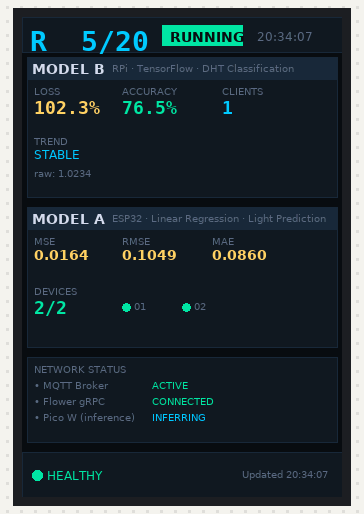
Bench run of a program on a simulated Raspberry Pi (BCM pin numbers). Parts: 320×480 colour display. The clock reads 2024-03-15 10:24:30 at power-on unless the program sets it; what the program prints to the terminal is not drawn.

Above: at 0.7 s.

The program:

lcd_code.py
```python
"""
fl_lcd_dashboard.py  —  runs on RPi #2 (FL server)
===================================================
Real-time federated learning metrics dashboard on a
320×480 ILI9486 SPI LCD display.

Shows comprehensive heterogeneous FL metrics:
  · Both model types (ESP32 linear + RPi TensorFlow)
  · Per-round convergence stats
  · Device connection status
  · Pico W inference status
  · Network bandwidth

Aesthetic: Industrial monitoring — dense information,
high contrast, monospaced numbers, status indicators.

Hardware:
  ILI9486 LCD (320×480) on SPI
  GPIO 24 (DC), GPIO 25 (RST)

Data source:
  Reads round_history.json written by strategy.py

Run:
  python fl_lcd_dashboard.py
"""

import json
import time
from pathlib import Path
from datetime import datetime

from luma.core.interface.serial import spi
from luma.core.render import canvas
from luma.lcd.device import ili9486
from PIL import ImageFont, ImageDraw

# ══════════════════════════════════════════════════════════════
#  CONFIG
# ══════════════════════════════════════════════════════════════

WIDTH  = 320
HEIGHT = 480

GPIO_DC  = 24
GPIO_RST = 25

ROUND_HISTORY_PATH = Path("round_history.json")
REFRESH_SECONDS    = 2

# Color palette — industrial monitoring aesthetic
COL_BG       = "#0a0e14"   # dark blue-black
COL_PANEL    = "#141a24"   # panel background
COL_BORDER   = "#1e2a3a"   # borders
COL_TEXT     = "#d0dae8"   # primary text
COL_MUTED    = "#5a6a80"   # labels
COL_ACCENT   = "#00e5a0"   # success/good
COL_WARN     = "#ffd166"   # warning
COL_ERROR    = "#ff6b6b"   # error
COL_BLUE     = "#00c8ff"   # info

# Fonts — use DejaVu for clean monospaced numbers
FONT_PATH = "/usr/share/fonts/truetype/dejavu"
try:
    font_tiny  = ImageFont.truetype(f"{FONT_PATH}/DejaVuSans.ttf", 10)
    font_small = ImageFont.truetype(f"{FONT_PATH}/DejaVuSans.ttf", 12)
    font_med   = ImageFont.truetype(f"{FONT_PATH}/DejaVuSans-Bold.ttf", 14)
    font_large = ImageFont.truetype(f"{FONT_PATH}/DejaVuSansMono-Bold.ttf", 18)
    font_huge  = ImageFont.truetype(f"{FONT_PATH}/DejaVuSansMono-Bold.ttf", 28)
except OSError:
    # Fallback to default if DejaVu not available
    font_tiny = font_small = font_med = font_large = font_huge = ImageFont.load_default()


# ══════════════════════════════════════════════════════════════
#  DATA LOADING
# ══════════════════════════════════════════════════════════════

def load_fl_state():
    """
    Read the latest FL state from round_history.json.
    Returns a dict with all dashboard metrics.
    """
    if not ROUND_HISTORY_PATH.exists():
        return {
            "status": "WAITING",
            "round": 0,
            "total_rounds": 1000,
            "rpi": {},
            "esp32": {},
            "timestamp": datetime.now().strftime("%H:%M:%S"),
        }

    try:
        with open(ROUND_HISTORY_PATH, "r") as f:
            history = json.load(f)

        if not history:
            return {"status": "NO DATA", "round": 0}

        latest = history[-1]   # most recent round

        # Calculate convergence trend (last 3 rounds)
        rpi_trend = "STABLE"
        if len(history) >= 3:
            recent_losses = [
                r.get("rpi", {}).get("avg_loss", 999)
                for r in history[-3:]
            ]
            if all(recent_losses[i] > recent_losses[i+1] for i in range(len(recent_losses)-1)):
                rpi_trend = "IMPROVING"
            elif all(recent_losses[i] < recent_losses[i+1] for i in range(len(recent_losses)-1)):
                rpi_trend = "DEGRADING"

        return {
            "status": "RUNNING",
            "round": latest.get("round", 0),
            "total_rounds": 20,  # from server config
            "timestamp": datetime.fromtimestamp(
                latest.get("timestamp", time.time())
            ).strftime("%H:%M:%S"),

            # Model B — RPi TensorFlow
            "rpi": {
                "clients": latest.get("rpi", {}).get("num_clients", 0),
                "loss": latest.get("rpi", {}).get("avg_loss", 0.0),
                "loss_pct": latest.get("rpi", {}).get("avg_loss_pct", 0.0),
                "acc": latest.get("rpi", {}).get("avg_accuracy", 0.0),
                "acc_pct": latest.get("rpi", {}).get("avg_acc_pct", 0.0),
                "trend": rpi_trend,
            },

            # Model A — ESP32 linear regression
            "esp32": {
                "devices": latest.get("esp32", {}).get("num_devices", 0),
                "mse": latest.get("esp32", {}).get("avg_mse", 0.0),
                "rmse": latest.get("esp32", {}).get("avg_rmse", 0.0),
                "mae": latest.get("esp32", {}).get("avg_mae", 0.0),
                "per_device": latest.get("esp32", {}).get("per_device", {}),
            },
        }

    except Exception as e:
        return {
            "status": "ERROR",
            "error": str(e),
            "timestamp": datetime.now().strftime("%H:%M:%S"),
        }


# ══════════════════════════════════════════════════════════════
#  DRAWING PRIMITIVES
# ══════════════════════════════════════════════════════════════

def draw_panel(draw, x, y, w, h, fill=COL_PANEL, outline=COL_BORDER):
    """Draw a bordered panel."""
    draw.rectangle((x, y, x+w, y+h), fill=fill, outline=outline, width=1)

def draw_label(draw, x, y, text, color=COL_MUTED, font=font_small):
    """Draw uppercase label text."""
    draw.text((x, y), text.upper(), fill=color, font=font)

def draw_value(draw, x, y, text, color=COL_TEXT, font=font_large):
    """Draw large numeric value."""
    draw.text((x, y), str(text), fill=color, font=font)

def draw_status_dot(draw, x, y, active=True, size=6):
    """Draw a status indicator dot."""
    color = COL_ACCENT if active else COL_ERROR
    draw.ellipse((x, y, x+size, y+size), fill=color)


# ══════════════════════════════════════════════════════════════
#  MAIN DASHBOARD LAYOUT
# ══════════════════════════════════════════════════════════════

def draw_dashboard(device, state):
    """
    Render the complete dashboard.

    Layout (320×480):
      [0–35]    Header bar (round, status)
      [35–185]  Model B — RPi TensorFlow
      [185–335] Model A — ESP32 linear
      [335–430] Device status grid
      [430–480] Footer (timestamp, health)
    """
    with canvas(device) as draw:

        # ── BACKGROUND ─────────────────────────────────────────
        draw.rectangle((0, 0, WIDTH, HEIGHT), fill=COL_BG)

        # ── HEADER ─────────────────────────────────────────────
        draw_panel(draw, 0, 0, WIDTH, 35, fill=COL_PANEL)

        # Round counter
        round_text = f"R {state['round']:>2}/{state['total_rounds']}"
        draw.text((8, 8), round_text, fill=COL_BLUE, font=font_huge)

        # Status badge
        status = state.get("status", "IDLE")
        status_color = {
            "RUNNING": COL_ACCENT,
            "WAITING": COL_WARN,
            "ERROR": COL_ERROR,
        }.get(status, COL_MUTED)

        badge_x = 140
        draw.rectangle((badge_x, 8, badge_x+80, 28), fill=status_color, outline=status_color)
        draw.text((badge_x+8, 12), status, fill=COL_BG, font=font_med)

        # Timestamp
        draw.text((235, 12), state.get("timestamp", "--:--:--"), fill=COL_MUTED, font=font_small)

        # ── MODEL B — RPi TensorFlow ───────────────────────────
        panel_y = 40
        draw_panel(draw, 5, panel_y, WIDTH-10, 140)

        # Section header
        draw.rectangle((5, panel_y, WIDTH-5, panel_y+22), fill=COL_BORDER)
        draw.text((10, panel_y+4), "MODEL B", fill=COL_TEXT, font=font_med)
        draw.text((90, panel_y+5), "RPi · TensorFlow · DHT Classification", fill=COL_MUTED, font=font_tiny)

        rpi = state.get("rpi", {})

        # Metrics grid
        metric_y = panel_y + 28

        # Loss
        draw_label(draw, 12, metric_y, "Loss", font=font_tiny)
        loss_val = rpi.get("loss_pct")
        if loss_val is not None:
            loss_color = COL_ACCENT if loss_val < 50 else COL_WARN if loss_val < 150 else COL_ERROR
            draw_value(draw, 12, metric_y+12, f"{loss_val:.1f}%", color=loss_color, font=font_large)
        else:
            draw_value(draw, 12, metric_y+12, "n/a", color=COL_MUTED, font=font_large)

        # Accuracy
        draw_label(draw, 100, metric_y, "Accuracy", font=font_tiny)
        acc_val = rpi.get("acc_pct")
        if acc_val is not None:
            acc_color = COL_ACCENT if acc_val > 75 else COL_WARN if acc_val > 60 else COL_ERROR
            draw_value(draw, 100, metric_y+12, f"{acc_val:.1f}%", color=acc_color, font=font_large)
        else:
            draw_value(draw, 100, metric_y+12, "n/a", color=COL_MUTED, font=font_large)

        # Clients
        draw_label(draw, 200, metric_y, "Clients", font=font_tiny)
        clients = rpi.get("clients", 0)
        draw_value(draw, 200, metric_y+12, str(clients), color=COL_BLUE, font=font_large)

        # Trend indicator
        trend_y = metric_y + 50
        draw_label(draw, 12, trend_y, "Trend", font=font_tiny)
        trend = rpi.get("trend", "STABLE")
        trend_color = COL_ACCENT if trend == "IMPROVING" else COL_ERROR if trend == "DEGRADING" else COL_BLUE
        draw.text((12, trend_y+12), trend, fill=trend_color, font=font_small)

        # Raw loss value (small)
        draw.text((12, trend_y+32), f"raw: {rpi.get('loss', 0.0):.4f}", fill=COL_MUTED, font=font_tiny)

        # ── MODEL A — ESP32 Linear Regression ──────────────────
        panel_y = 190
        draw_panel(draw, 5, panel_y, WIDTH-10, 140)

        # Section header
        draw.rectangle((5, panel_y, WIDTH-5, panel_y+22), fill=COL_BORDER)
        draw.text((10, panel_y+4), "MODEL A", fill=COL_TEXT, font=font_med)
        draw.text((90, panel_y+5), "ESP32 · Linear Regression · Light Prediction", fill=COL_MUTED, font=font_tiny)

        esp32 = state.get("esp32", {})

        # Metrics grid
        metric_y = panel_y + 28

        # MSE
        draw_label(draw, 12, metric_y, "MSE", font=font_tiny)
        mse = esp32.get("mse")
        if mse is not None and mse > 0:
            mse_color = COL_ACCENT if mse < 0.01 else COL_WARN if mse < 0.05 else COL_ERROR
            mse_text = f"{mse:.4f}"
        else:
            mse_color = COL_MUTED
            mse_text = "n/a"
        draw_value(draw, 12, metric_y+12, mse_text, color=mse_color, font=font_med)

        # RMSE
        draw_label(draw, 100, metric_y, "RMSE", font=font_tiny)
        rmse = esp32.get("rmse")
        if rmse is not None and rmse > 0:
            rmse_text = f"{rmse:.4f}"
            rmse_color = mse_color  # inherit color from MSE
        else:
            rmse_text = "n/a"
            rmse_color = COL_MUTED
        draw_value(draw, 100, metric_y+12, rmse_text, color=rmse_color, font=font_med)

        # MAE
        draw_label(draw, 190, metric_y, "MAE", font=font_tiny)
        mae = esp32.get("mae")
        if mae is not None and mae > 0:
            mae_text = f"{mae:.4f}"
            mae_color = mse_color  # inherit color from MSE
        else:
            mae_text = "n/a"
            mae_color = COL_MUTED
        draw_value(draw, 190, metric_y+12, mae_text, color=mae_color, font=font_med)

        # Devices active
        dev_y = metric_y + 50
        draw_label(draw, 12, dev_y, "Devices", font=font_tiny)
        num_devs = esp32.get("devices", 0)
        dev_color = COL_ACCENT if num_devs == 2 else COL_WARN if num_devs == 1 else COL_ERROR
        draw_value(draw, 12, dev_y+12, f"{num_devs}/2", color=dev_color, font=font_large)

        # Per-device status dots
        per_dev = esp32.get("per_device", {})
        dot_x = 100
        for dev_id in ["esp32_01", "esp32_02"]:
            active = dev_id in per_dev
            draw_status_dot(draw, dot_x, dev_y+18, active=active, size=8)
            draw.text((dot_x+12, dev_y+15), dev_id[-2:], fill=COL_MUTED, font=font_tiny)
            dot_x += 60

        # ── DEVICE STATUS GRID ─────────────────────────────────
        panel_y = 340
        draw_panel(draw, 5, panel_y, WIDTH-10, 85)

        draw_label(draw, 12, panel_y+6, "Network Status", font=font_tiny)

        # MQTT broker
        draw.text((12, panel_y+22), "• MQTT Broker", fill=COL_MUTED, font=font_tiny)
        draw.text((130, panel_y+22), "ACTIVE", fill=COL_ACCENT, font=font_tiny)

        # Flower gRPC
        draw.text((12, panel_y+38), "• Flower gRPC", fill=COL_MUTED, font=font_tiny)
        rpi_active = rpi.get("clients", 0) > 0
        grpc_status = "CONNECTED" if rpi_active else "IDLE"
        grpc_color = COL_ACCENT if rpi_active else COL_WARN
        draw.text((130, panel_y+38), grpc_status, fill=grpc_color, font=font_tiny)

        # Pico W inference
        draw.text((12, panel_y+54), "• Pico W (inference)", fill=COL_MUTED, font=font_tiny)
        # Assume Pico is connected if ESP32 devices are publishing
        pico_connected = num_devs > 0
        pico_status = "INFERRING" if pico_connected else "OFFLINE"
        pico_color = COL_BLUE if pico_connected else COL_MUTED
        draw.text((130, panel_y+54), pico_status, fill=pico_color, font=font_tiny)

        # ── FOOTER ─────────────────────────────────────────────
        footer_y = 435
        draw.rectangle((0, footer_y, WIDTH, HEIGHT), fill=COL_PANEL, outline=COL_BORDER)

        # Health indicator
        health = "HEALTHY" if state.get("status") == "RUNNING" else "IDLE"
        health_color = COL_ACCENT if health == "HEALTHY" else COL_MUTED
        draw_status_dot(draw, 10, footer_y+18, active=(health=="HEALTHY"), size=10)
        draw.text((25, footer_y+16), health, fill=health_color, font=font_small)

        # Last update time
        draw.text((220, footer_y+16), f"Updated {state.get('timestamp', '--:--:--')}",
                  fill=COL_MUTED, font=font_tiny)


# ══════════════════════════════════════════════════════════════
#  MAIN LOOP
# ══════════════════════════════════════════════════════════════

def main():
    # Initialize SPI LCD
    serial = spi(
        port=0,
        device=0,
        gpio_DC=GPIO_DC,
        gpio_RST=GPIO_RST,
    )

    device = ili9486(
        serial,
        width=WIDTH,
        height=HEIGHT,
        rotate=0,
    )

    print("=" * 58)
    print("  FL LCD Dashboard  —  ILI9486 320×480")
    print("  Monitoring: round_history.json")
    print("  Refresh: {} seconds".format(REFRESH_SECONDS))
    print("=" * 58)

    # Main display loop
    try:
        while True:
            state = load_fl_state()
            draw_dashboard(device, state)
            time.sleep(REFRESH_SECONDS)
    except KeyboardInterrupt:
        print("\nDashboard stopped by user")
        # Clear screen on exit
        with canvas(device) as draw:
            draw.rectangle((0, 0, WIDTH, HEIGHT), fill=COL_BG)
            draw.text((80, 220), "Dashboard stopped", fill=COL_MUTED, font=font_med)


if __name__ == "__main__":
    main()
```
